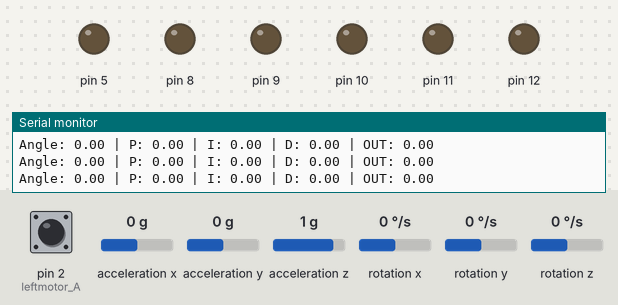
This sketch was run on a simulated Arduino Uno, built with avr-gcc and run on an emulated ATmega328P. On the bench: output pins drawn as LEDs (lit = HIGH), the last lines printed to the serial monitor. Inputs (shaded band) come from the test bench; at power-on: acceleration y 0 g, pin 2 (leftmotor_A) LOW, acceleration x 0 g, acceleration z 1 g, rotation x 0 °/s, rotation y 0 °/s, rotation z 0 °/s.

Above: at 7.7 s.
7.8 s: acceleration y set to -1.4 g
At 8.8 s:
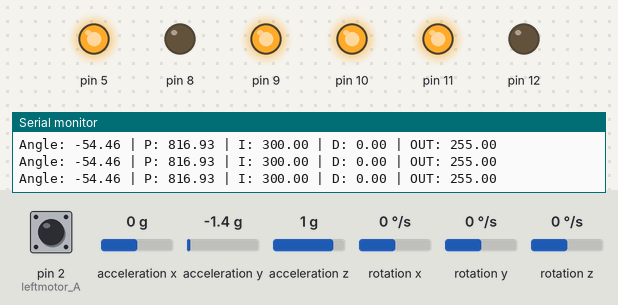
9.3 s: acceleration y set to 0.8 g
At 9.8 s:
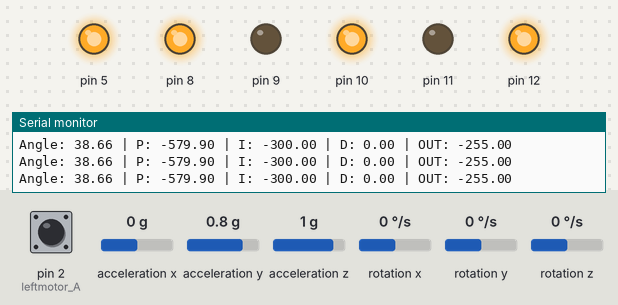
10.8 s: acceleration y set to -0.1 g
At 10.96 s:
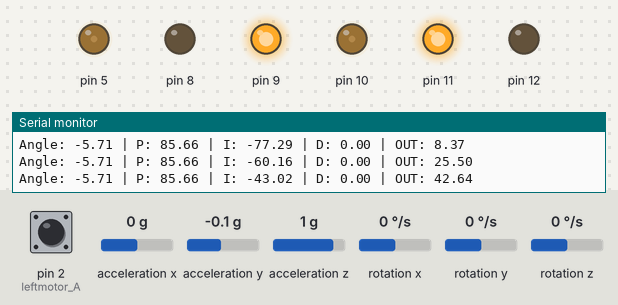
12.6 s: acceleration y set to 0.1 g
At 12.76 s:
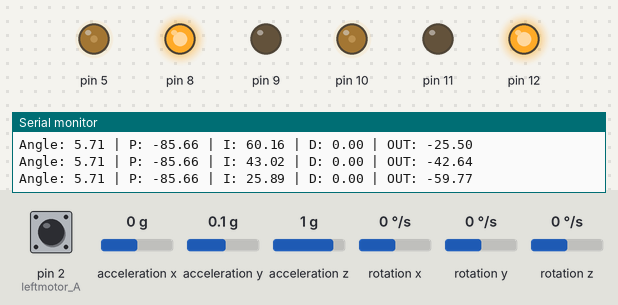
Timing chart, 0 to 15.4 s (numbered marks = the images above; inputs shaded):
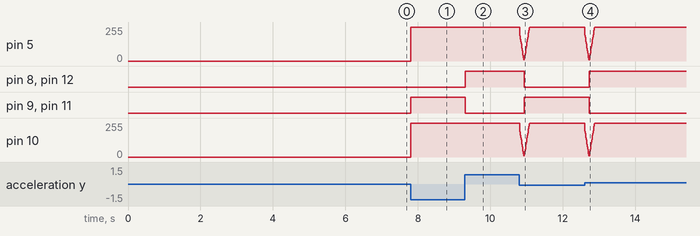

The sketch:

pid.ino
```cpp
#include <Wire.h>
#include <math.h>
#include "MPU6050_tockn.h"

// Motor driver pins
#define LEFT_IN1 9
#define LEFT_IN2 8
#define LEFT_EN  10

#define RIGHT_IN1 11
#define RIGHT_IN2 12
#define RIGHT_EN 5

// Encoder pins (optional)
#define leftmotor_A 2
#define leftmotor_B 4

// Constants
const float SETPOINT = 0.0;     // Target angle (upright)
const int DELTA_T = 10;         // Loop time in ms
const float MAX_PWM = 255.0;    // Max motor signal

// PID Gains (adjust based on behavior)
float Kp = 15.0;
float Ki = 0.3;
float Kd = 2.0;

// Variables
MPU6050 mpu(Wire);
volatile int left_count = 0;
float error_sum = 0;
float last_error = 0;
unsigned long last_time = 0;

// ========== Motor Control Class ==========
class MotorController {
  private:
    int in1, in2, en;
  public:
    MotorController(int a, int b, int e) : in1(a), in2(b), en(e) {
      pinMode(in1, OUTPUT);
      pinMode(in2, OUTPUT);
      pinMode(en, OUTPUT);
    }

    void setPWM(float pwm) {
      pwm = -pwm;  // flip if needed — test your setup!
      pwm = constrain(pwm, -MAX_PWM, MAX_PWM);

      if (pwm > 0) {
        digitalWrite(in1, LOW);
        digitalWrite(in2, HIGH);
      } else if (pwm < 0) {
        digitalWrite(in1, HIGH);
        digitalWrite(in2, LOW);
      } else {
        digitalWrite(in1, LOW);
        digitalWrite(in2, LOW);
      }

      analogWrite(en, constrain(abs((int)pwm), 0, 255));
    }
};

MotorController leftMotor(LEFT_IN1, LEFT_IN2, LEFT_EN);
MotorController rightMotor(RIGHT_IN1, RIGHT_IN2, RIGHT_EN);

// ========== Setup ==========
void setup() {
  Serial.begin(115200);
  Wire.begin();
  mpu.begin();

  delay(500);
  Serial.println("Calibrating MPU6050...");
  delay(3000);
  mpu.calcGyroOffsets(true);
  Serial.println("Calibration complete.");

  pinMode(leftmotor_A, INPUT);
  pinMode(leftmotor_B, INPUT);
  attachInterrupt(digitalPinToInterrupt(leftmotor_A), phase_A_left, RISING);

  last_time = millis();
}

// ========== Main Loop ==========
void loop() {
  unsigned long now = millis();
  if (now - last_time >= DELTA_T) {
    mpu.update();

    float angle = mpu.getAngleX();
    float gyro = mpu.getGyroX();

    float error = SETPOINT - angle;
    error_sum += error * DELTA_T;
    error_sum = constrain(error_sum, -1000, 1000);  // Prevent wind-up

    float d_error = (error - last_error) / DELTA_T;
    last_error = error;

    float P = Kp * error;
    float I = Ki * error_sum;
    float D = Kd * d_error;
    float output = P + I + D;
    output = constrain(output, -MAX_PWM, MAX_PWM);

    leftMotor.setPWM(output);
    rightMotor.setPWM(output);

    // ======= Serial Logging =======
    Serial.print("Angle: "); Serial.print(angle, 2);
    Serial.print(" | P: "); Serial.print(P, 2);
    Serial.print(" | I: "); Serial.print(I, 2);
    Serial.print(" | D: "); Serial.print(D, 2);
    Serial.print(" | OUT: "); Serial.println(output, 2);

    last_time = now;
  }
}

// ========== Encoder Interrupt ==========
void phase_A_left() {
  if (digitalRead(leftmotor_A)) {
    left_count += digitalRead(leftmotor_B) ? -1 : 1;
  } else {
    left_count += digitalRead(leftmotor_B) ? 1 : -1;
  }
}
```

Measured:
- after the input at 7.8 s, pin 5, pin 10: 0/255 → 255/255 at once; pin 9, pin 11: LOW → HIGH at once
- after the input at 9.3 s, pin 8, pin 12: LOW → HIGH at once; pin 9, pin 11: HIGH → LOW at once
- after the input at 10.8 s, pin 8, pin 12: HIGH → LOW after 0.13 s; pin 9, pin 11: LOW → HIGH after 0.13 s
- after the input at 12.6 s, pin 8, pin 12: LOW → HIGH after 0.13 s; pin 9, pin 11: HIGH → LOW after 0.13 s
